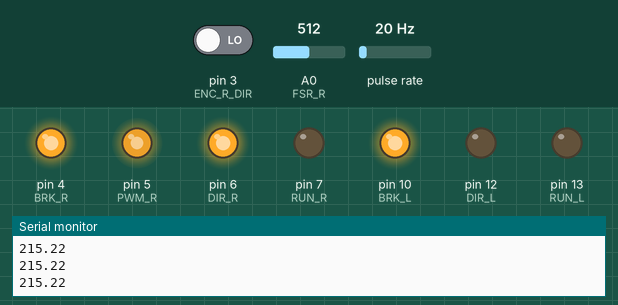
This sketch was run on a simulated Arduino Uno, built with avr-gcc and run on an emulated ATmega328P. Shown: output pins drawn as LEDs (lit = HIGH), the last lines printed to the serial monitor. Wiring (inferred from the names in the program): pulse sensor: data pin 2. Inputs (shaded band) come from the test bench; at power-on: pulse rate 20 Hz, A0 (FSR_R) = 512, pin 3 (ENC_R_DIR) LOW.

Above: at 1.2 s.
1.3 s: pulse rate (sensor on pin 2) set to 100 Hz
4.3 s: A0 (FSR_R) set to 0
At 5.1 s:
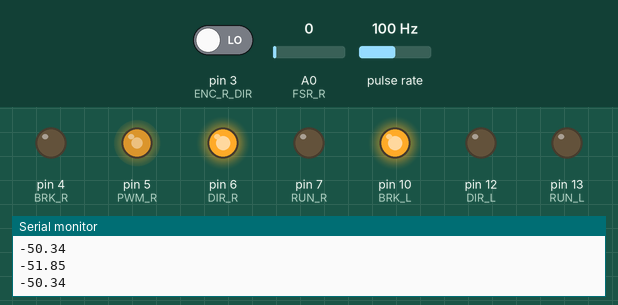
5.8 s: A0 (FSR_R) set to 122
At 7.54 s:
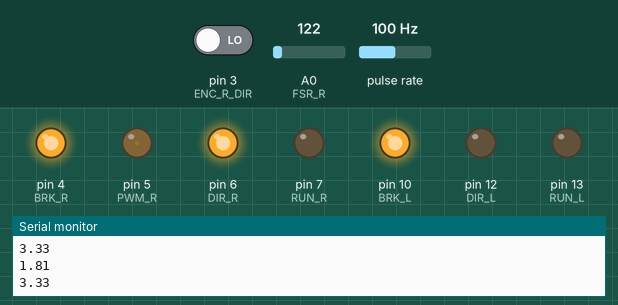
8.8 s: A0 (FSR_R) set to 306
At 10.6 s:
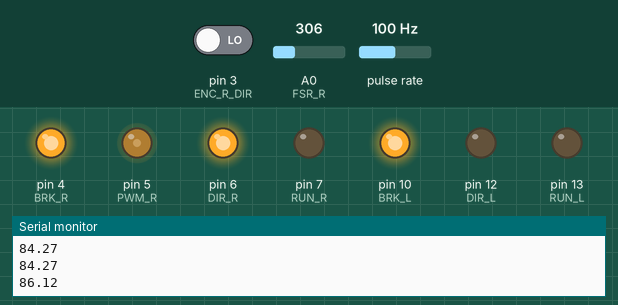
11.8 s: pulse rate (sensor on pin 2) set to 4 Hz
At 13.3 s:
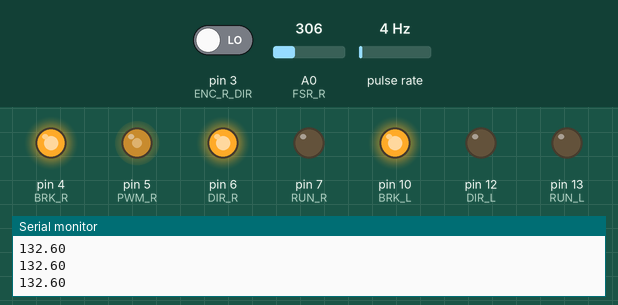
14.0 s: pulse rate (sensor on pin 2) set to 150 Hz
Timing chart, 0 to 18.0 s (numbered marks = the images above; inputs shaded):
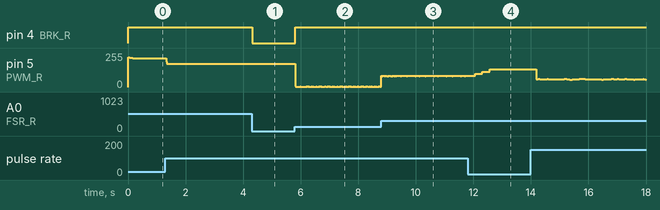

The sketch:

BLDC4_control.ino
```cpp
#define ENC_R_PUL 2
#define ENC_R_DIR 3
#define BRK_R 4
#define RUN_R 7
#define DIR_R 6
#define PWM_R 5 // possible PWM pin : 2 3 5 6 7 8 9 11 12
#define ENC_L_PUL 8
#define ENC_L_DIR 9
#define BRK_L 10
#define RUN_L 13
#define DIR_L 12
#define PWM_L 11 // possible PWM pin : 2 3 5 6 7 8 9 11 12


#define FSR_R A0
#define FSR_L A1

int avg_size = 5; // number of analog readings to average
float FSR_max = 2.0;
bool rot_dir ; // hall sensor direction
bool rot_pul = digitalRead(ENC_R_PUL);
int pulse = 0;
int startTime = 0;
int prevTime = 0;
float PPS = 0;
float prev_PPS = 0;
float PPS_input = 0;
float prev_PPS_input = 0;
float PPS_1 = 0;
float PPS_2 = 0;
float PPS_3 = 0;
float RPM;
float dt = 100.0;
float PWM_feedback = 0;

float K_P = 0.5;
float K_D = 0;

void setup()
{
  Serial.begin(9600);
  pinMode(BRK_R, OUTPUT);
  pinMode(RUN_R, OUTPUT);
  pinMode(DIR_R, OUTPUT);
  pinMode(BRK_L, OUTPUT);
  pinMode(RUN_L, OUTPUT);
  pinMode(DIR_L, OUTPUT);

  digitalWrite(RUN_R, LOW);
  digitalWrite(BRK_R, HIGH);
  digitalWrite(DIR_R, HIGH);
  digitalWrite(RUN_L, LOW);
  digitalWrite(BRK_L, HIGH);
  digitalWrite(DIR_L, LOW);

  pinMode(ENC_R_PUL, INPUT);
  pinMode(ENC_R_DIR, INPUT);
  pinMode(ENC_L_PUL, INPUT);
  pinMode(ENC_L_DIR, INPUT);
  attachInterrupt(digitalPinToInterrupt(ENC_R_PUL),hallsensor_R,RISING);
  //attachInterrupt(digitalPinToInterrupt(ENC_L_PUL),hallsensor_L,RISING);
}
void loop()
{
  //FSR sensor input
  float sum_FSR = 0.0; // variable for storing sum used for averaging
  for (int i=0;i<avg_size;i++)
  {
    sum_FSR+=(analogRead(FSR_R)/1023.0)*5.0; // sum the 10-bit ADC ratio, 5.0 is voltage from Arduino
    //delay(1);  //NEEDS TO MODIFY
  }
  sum_FSR/=avg_size; // take average
  PPS_input = sum_FSR/FSR_max*360;
  //Serial.print(PPS_input);  Serial.print("  ");
  //Serial.print(PPS);  Serial.print("  ");// max : 360 PPS'
  //PWM_feedback = PPS_input;
  PWM_feedback = K_P * ( PPS_input - PPS ); //+ K_D * ( ( PPS_input - PPS )-( prev_PPS_input - prev_PPS ) ) / ( startTime - prevTime );
  Serial.println(PWM_feedback);
  //prev_PPS_input = PPS_input;
  //prev_PPS = PPS;
  if(PPS_input - PPS < 0)
  {
    PPS = 0;
  }

  if(PPS_input == 0)
  {digitalWrite(BRK_R,LOW);
  delay(10);}
  else
  {digitalWrite(BRK_R,HIGH);
  digitalWrite(DIR_R,HIGH);
  analogWrite(PWM_R, PWM_feedback);
  //delay(1);
  }
}

void hallsensor_R ()
{
  rot_dir = digitalRead(ENC_R_DIR);
  if(rot_dir == 1)
  {pulse++;}
  else
  {pulse--;}
  if(pulse%2 == 0)
  {startTime = millis();
  dt = startTime - prevTime;}
  else
  {prevTime = millis();
  dt = prevTime - startTime;}
  PPS_3 = 1000/dt;
  PPS = (PPS_1+PPS_2+PPS_3)/3;
  PPS_1 = PPS_2;
  PPS_2 = PPS_3;
}
```

Measured:
- after the input at 4.3 s, pin 4 (BRK_R): HIGH → LOW at once; pin 5 (PWM_R): stops changing and stays 174/255
- after the input at 5.8 s, pin 4 (BRK_R): LOW → HIGH at once
